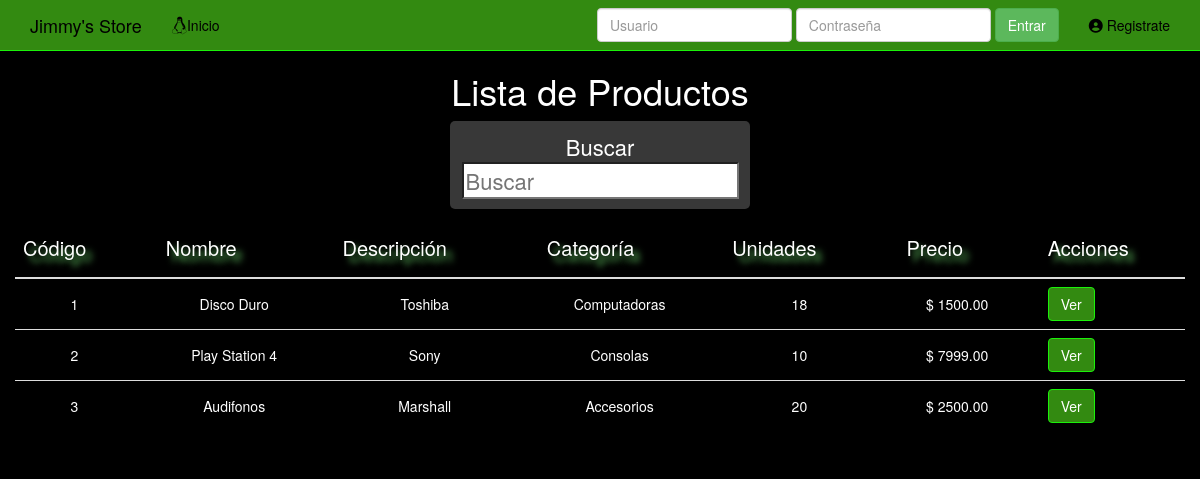
Page /Lista/Productos/ on the committed database.
### productos/models.py (models this page shows)
class Producto(models.Model):
	codigo_p = models.IntegerField(null=False, blank=False, unique=True)
	nombre = models.CharField(max_length=255, null=False, blank=False)
	descripcion = models.CharField(max_length=255)
	categoria = models.ForeignKey(Categoria, null=True, blank=True, on_delete=models.CASCADE)
	unidades = models.IntegerField(null=False, blank=False)
	precio = models.DecimalField(max_digits=9,decimal_places=2, null=False, blank=False)
	def __str__(self):
		return self.nombre

class Categoria(models.Model):
	categoria = models.CharField(max_length=255)
	def __str__(self):
		return self.categoria

### productos/views.py (the view)
# urls.py: url(r'^Lista/Productos/',views.ProductoList, name='producto_list'),
def ProductoList(request):
    latest_alcohol_list = Producto.objects.order_by('id')[:9]
    context = {
        'latest_alcohol_list':latest_alcohol_list
    }
    print (latest_alcohol_list)
    return render(request, 'productos/producto_list.html', context)

### templates/productos/producto_list.html (shortened to what this page needs)
{% extends 'base.html' %}
	{% block content %}
  {% load bootstrap3 %}
	<div class="row">
		<div align="center">
			<h1 style="color:white;">Lista de Productos</h1>
			{% load staticfiles %}
			<link rel="stylesheet" type="text/css" href="{% static 'css/base.css' %}">
			<div class="derecha" id="buscar">Buscar <input style="color:black;" type="search" class="light-table-filter" data-table="order-table" placeholder="Buscar"></div>{% if request.user.is_superuser %}{% else %}{% endif %}</div>
			<table class="order-table table">
					<thead>
						<th align="center" style="vertical-align:middle"><h1 class="h4">Código</h1><th>
						<th align="center" style="vertical-align:middle"><h1 class="h4">Nombre</h1><th>
            <th align="center" style="vertical-align:middle"><h1 class="h4">Descripción</h1><th>
            <th align="center" style="vertical-align:middle"><h1 class="h4">Categoría</h1><th>
						<th align="center" style="vertical-align:middle"><h1 class="h4">Unidades</h1><th>
						<th align="center" style="vertical-align:middle"><h1 class="h4">Precio</h1><th>
            <th style="vertical-align:middle"><h1 class="h4">Acciones</h1></td>
					</thead>
					{% for productos in latest_alcohol_list %}
					<tr>
						<td align="center" style="vertical-align:middle">{{ productos.codigo_p }}<td>
						<td align="center" style="vertical-align:middle">{{ productos.nombre }}<td>
            <td align="center" style="vertical-align:middle">{{ productos.descripcion }}<td>
            <td align="center" style="vertical-align:middle">{{ productos.categoria }}<td>
						<td align="center" style="vertical-align:middle">{{ productos.unidades }}<td>
						<td align="center" style="vertical-align:middle">$ {{ productos.precio }}<td>
            <td style="vertical-align:middle">
							{% if request.user.is_superuser %}
							<a href="{% url "productos:producto_detail" productos.id %}"><button type="submit" class="btn btn-success" style="background-color: #338A11; border-color:#1bf10a;">Ver</button></a>
							<a href="{% url "productos:delete" productos.id %}"><button type="submit" class="btn btn-success" style="background-color: darkred; border-color: red;">Eliminar</button></a>
							{% else %}
							<a href="{% url "productos:producto_detail" productos.id %}"><button type="submit" class="btn btn-success" style="background-color: #338A11; border-color:#1bf10a;">Ver</button></a>
							{% endif %}
						</td>
					</tr>
        {% endfor %}
				</table>
			</div>
		</div>
{% endblock %}

### templates/base.html (shortened to what this page needs)
<!DOCTYPE html>
{% load static %}
<html lang="en">
  <head>
    {% include "head_css.html" %}
  </head>
  <body>
    {% include "navbar.html" %}
    <div class="container">
      {% block content %}
      {% endblock %}
  </body>
</html>

### templates/head_css.html (shortened to what this page needs)
{% load static %}
    <link href="{% static 'css/bootstrap.min.css' %}" rel="stylesheet">
    <link href="{% static 'css/ie10-viewport-bug-workaround.css' %}" rel="stylesheet">
    <link href="{% static 'css/navbar-static-top.css' %}" rel="stylesheet">
    <link href="{% static 'css/custom.css' %}" rel="stylesheet">

### templates/navbar.html (shortened to what this page needs)
    <nav class="navbar navbar-default navbar-static-top">
      <div class="container">
        <div class="navbar-header">
          <a class="navbar-brand" href="{% url "productos:principal" %}">Jimmy's Store</a>
        </div>
        <div id="navbar" class="navbar-collapse collapse">
          <ul class="nav navbar-nav">
            <li><a href="{% url "productos:principal" %}">Inicio</a></li>
          </ul>
          <ul class="nav navbar-nav navbar-right">
            {% if request.user.is_authenticated %}
            <li><a href="{% url 'auth_logout' %}"><i class="fa fa-times-circle" aria-hidden="true"></i> Cerrar Sesión</a></li>
            {% else %}
            <li><a href="{% url 'registration_register' %}"><i class="fa fa-user-circle" aria-hidden="true"></i> Registrate</a></li>
            {% endif %}
          </ul>
          {% if not request.user.is_authenticated and not "/accounts/login" in request.get_full_path %}
          <form class="navbar-form navbar-right" method="POST" action="{% url 'auth_login' %}">
            <div class="form-group">
              <input type="text" class="form-control" name="username" placeholder="Usuario">
            </div>
            <div class="form-group">
              <input type="password" class="form-control" name="password" placeholder="Contraseña">
            </div>
            <button type="submit" class="btn btn-success">Entrar</button>
          </form>
          {% endif %}
        </div>
      </div>
    </nav>

### static/css/navbar-static-top.css (style rules this page uses)
body { min-height: 750px; background-color: black; color: white; }
.navbar-static-top { margin-bottom: 0px; }
.navbar-default { background-color: #338A11 !important; border-color: #1bf10a !important; }
.navbar-default .navbar-brand { color: black; }
.navbar-default .navbar-nav>li>a { color: black; }
h1,h2,h3,h4,h5 { color: white; }

### static/css/base.css (style rules this page uses)
.h4 { font-size: 20px; color:white; text-shadow:6px 6px 6px #5cb85c; }

### templates/productos/producto_list.html (style rules this page uses)
#buscar { width: 300px; font-size: 22px; color: #fff; background: #383838 ; padding-left: 20px ; text-align: center; border-radius: 5px; padding: 10px; margin:10px; }

### rows in the picture
Producto: codigo_p "1", nombre "Disco Duro", descripcion "Toshiba", categoria "Computadoras", unidades "18", precio "1500.00"
Producto: codigo_p "2", nombre "Play Station 4", descripcion "Sony", categoria "Consolas", unidades "10", precio "7999.00"
Producto: codigo_p "3", nombre "Audifonos", descripcion "Marshall", categoria "Accesorios", unidades "20", precio "2500.00"
